Frame 1 (no input): blank canvas, image omitted
Frame 60 (the mouse pressed at the canvas centre just before this capture): blank canvas, image omitted
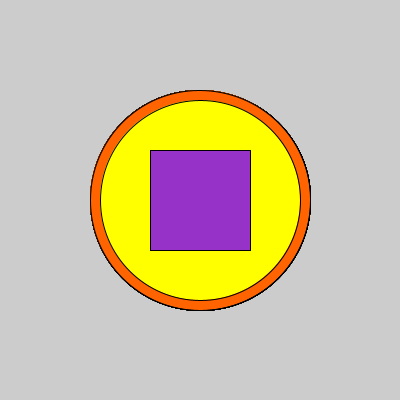
Frame 120 (the mouse held since frame 60 and released just before this capture)

The Processing sketch whose frames 1 and 60 were blank and that drew this single picture after the mouse press (run headless with seeded random() and noise(); from frame 60 on, the mouse is pressed at the canvas centre):

// Processing sketch: processing_154337
// ── processing_154337.pde

//Stefan Joseph scjoseph
//copyright: that means you Zuckerberg

void setup()
{
  size (400, 400);

} 
void draw()
{
if(frameCount>100)
{
  float x= mouseX;
  
  float y= mouseY;
  
  fill(255, 100, 0);
  
  arc(x, y, x + 20, y + 20, 0, TWO_PI);
  
  fill(255, 255, 0);
  
  ellipseMode(CENTER);
  
  ellipse(x, y, x, y);
  
  fill(150, 50, 200);
  
  rectMode(CENTER);
  
  rect(x, y, x/2, y/2);
}
 

}
